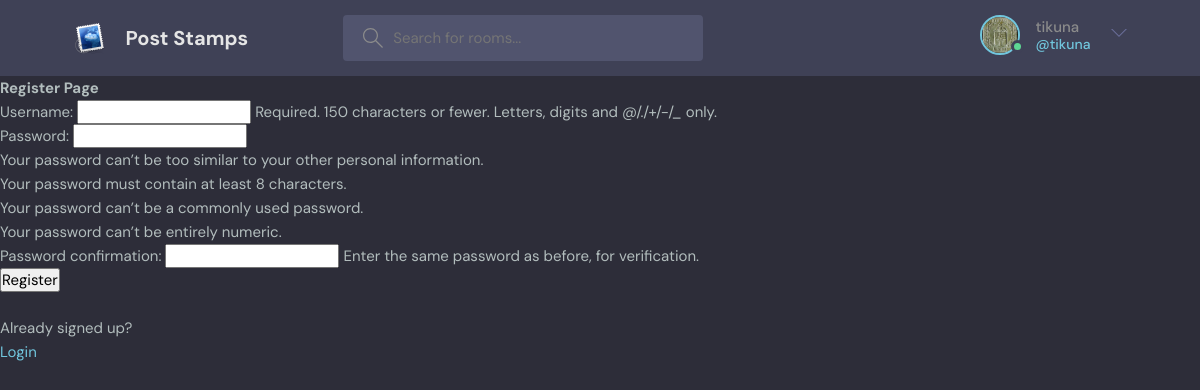
The page /register/ (signed in) on the database its author committed.
### base/models.py (models this page shows)
class User(AbstractUser):
    marks = models.ManyToManyField(Mark, blank=True, related_name='users')
    bio = models.TextField(null=True)
    avatar = models.ImageField(null=True, default='avatar.svg')

### base/views.py (the view, shortened to what this page needs)
# urls.py: path('register/', views.register_page, name='register'),
def register_page(request):
    form = MyUserCreationForm
    context = {'form': form}
    return render(request, 'base/register.html', context)

### base/templates/base/register.html (shortened to what this page needs)
{% extends 'main.html' %}
{% block content %}
    <h1> Register Page </h1>
    <div>
        <form method="POST" action="">
            {{ form.as_p }}
            <input type="submit" value="Register">
            <br> <br>
            <p>Already signed up?</p>
            <a href="{% url 'login' %}">Login</a>
        </form>
    </div>
{% endblock %}

### templates/navbar.html (shortened to what this page needs)
{% load static %}
<header class="header header--loggedIn">
      <div class="container">
        <a href="{% url 'home' %}" class="header__logo">
          <img src="{% static 'images/logo.png' %}" />
          <h1>Post Stamps</h1>
        </a>
        <form class="header__search">
          <label>
            <input name="q" placeholder="Search for rooms..." />
          </label>
        </form>
        <nav class="header__menu">
          {% if request.user.is_authenticated %}
            <div class="header__user">
              <a href="{% url 'profile' request.user.id %}">
                <div class="avatar avatar--medium active">
                  <img src="{{ request.user.avatar.url }}" />
                </div>
                <p>{{ request.user.username }}<span>@{{ request.user.username }}</span></p>
              </a>
              <button class="dropdown-button">
                <svg version="1.1" xmlns="http://www.w3.org/2000/svg" width="32" height="32" viewBox="0 0 32 32">
                  <title>chevron-down</title>
                  <path d="M16 21l-13-13h-3l16 16 16-16h-3l-13 13z"></path>
                </svg>
              </button>
            </div>
          {% else %}
            <a href="{% url 'login' %}">
              <img src="{% static 'images/avatar.svg' %}" />
              <p>Login</p>
            </a>
          {% endif %}
        </nav>
      </div>
</header>

### static/styles/style.css (style rules this page uses)
:root { --color-main: #71c6dd; --color-main-light: #e1f6fb; --color-dark: #3f4156; --color-dark-medium: #51546e; --color-dark-light: #696d97; --color-light: #e5e5e5; --color-gray: #8b8b8b; --color-light-gray: #b2bdbd; --color-bg: #2d2d39; --color-success: #5dd693; --color-error: #fc4b0b; }
* { font-family: "DM Sans", -apple-system, BlinkMacSystemFont, "Segoe UI", Roboto, Oxygen, Ubuntu, Cantarell, "Open Sans", "Helvetica Neue", sans-serif; margin: 0; padding: 0; box-sizing: border-box; text-rendering: optimizeLegibility; font-size: inherit; }
html { font-size: 56.25%; }
@media only screen and (min-width: 1200px) { html { font-size: 62.5%; } }
body { line-height: 1.6; font-weight: 400; font-size: 1.5rem; color: var(--color-light-gray); background-color: var(--color-bg); min-height: 100vh; }
img { width: 100%; }
a { display: inline-block; color: var(--color-main); text-decoration: none; }
.container { max-width: 120rem; width: 90%; margin: auto; }
.avatar { position: relative; display: inline-block; border-radius: 50%; border: 2px solid var(--color-main); }
.avatar img { display: block; border-radius: 50%; object-fit: cover; object-position: center; }
.avatar::after { content: ""; display: block; position: absolute; background-color: var(--color-gray); z-index: 111; border-radius: 50%; border: 0.3rem solid var(--color-dark); }
.avatar.active::after { background-color: var(--color-success); }
.avatar.avatar--medium img { width: 3.6rem; height: 3.6rem; border-radius: 50%; }
.avatar.avatar--medium:after { width: 0.7rem; height: 0.7rem; bottom: 0px; right: -6px; }
.header { padding: 1.5rem; background-color: var(--color-dark); }
.header > .container { display: flex; gap: 9.5rem; }
.header__logo, .header__user { display: flex; gap: 2rem; align-items: center; }
.header__logo > img { height: 3.2rem; width: 3.2rem; }
.header__logo > h1 { font-weight: 700; font-size: 2rem; color: var(--color-light); }
.header__search > label { background-color: var(--color-dark-medium); padding: 1.3rem 1rem; display: flex; align-items: center; gap: 1rem; border-radius: 4px; }
.header__search svg { fill: var(--color-gray); width: 2rem; height: 2rem; margin-left: 1rem; }
.header__search input { width: 30rem; background: transparent; border: none; outline: none; color: var(--color-light); }
.header__menu { margin-left: auto; position: relative; }
.header__menu a { display: flex; gap: 1.5rem; align-items: center; font-weight: 500; text-decoration: none; color: var(--color-gray); }
.header__menu img { height: 3.6rem; }
.header__menu p { line-height: 1.2; }
.header__menu span { color: var(--color-main); font-weight: 500; font-size: 1.4rem; display: block; }
.header__menu svg { width: 1.6rem; height: 1.6rem; fill: var(--color-dark-light); }
.dropdown-button { background: transparent; border: 0; outline: 0; cursor: pointer; }

### rows shown on the page
User: user.avatar (picture), user.username "tikuna"
